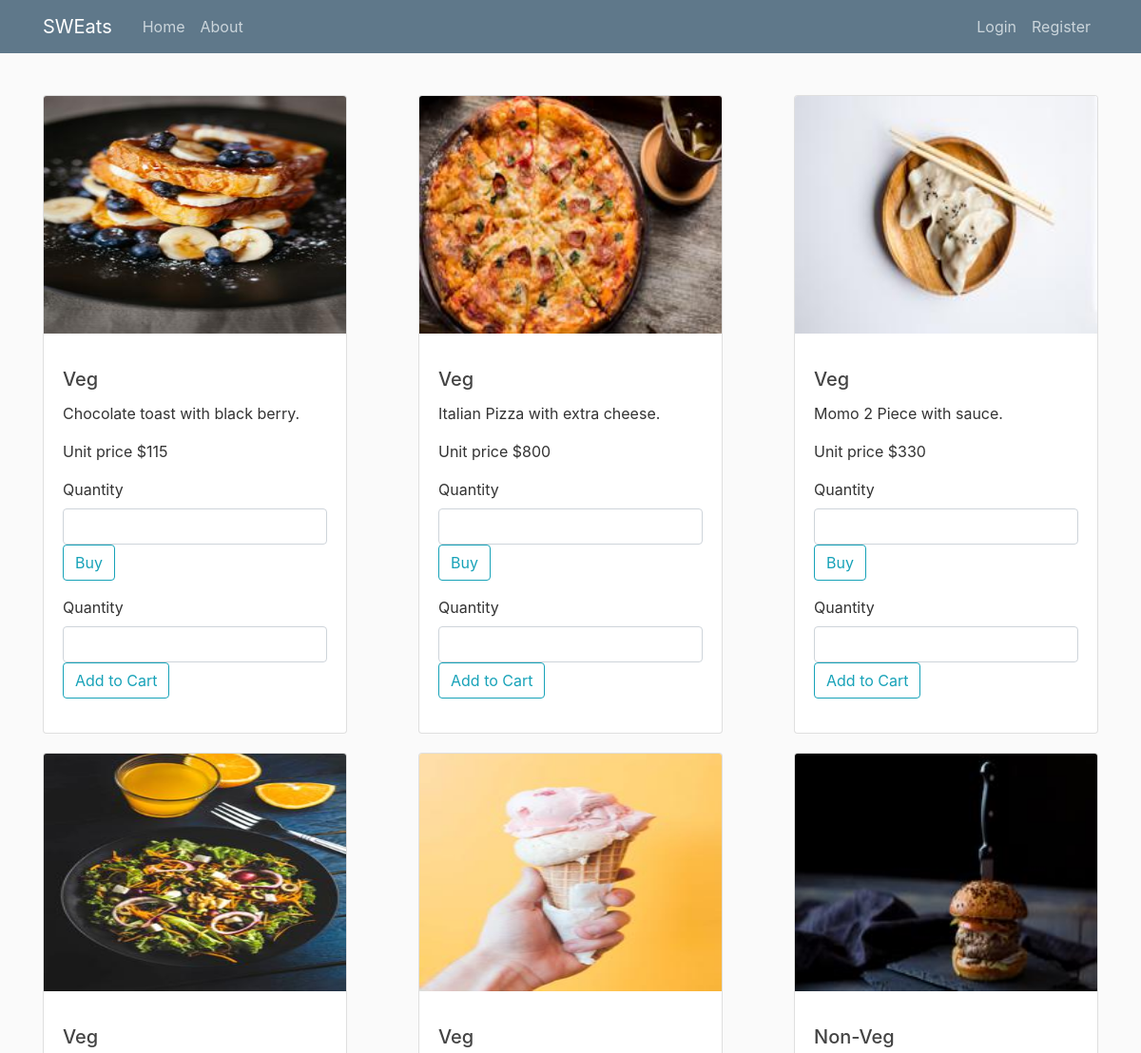
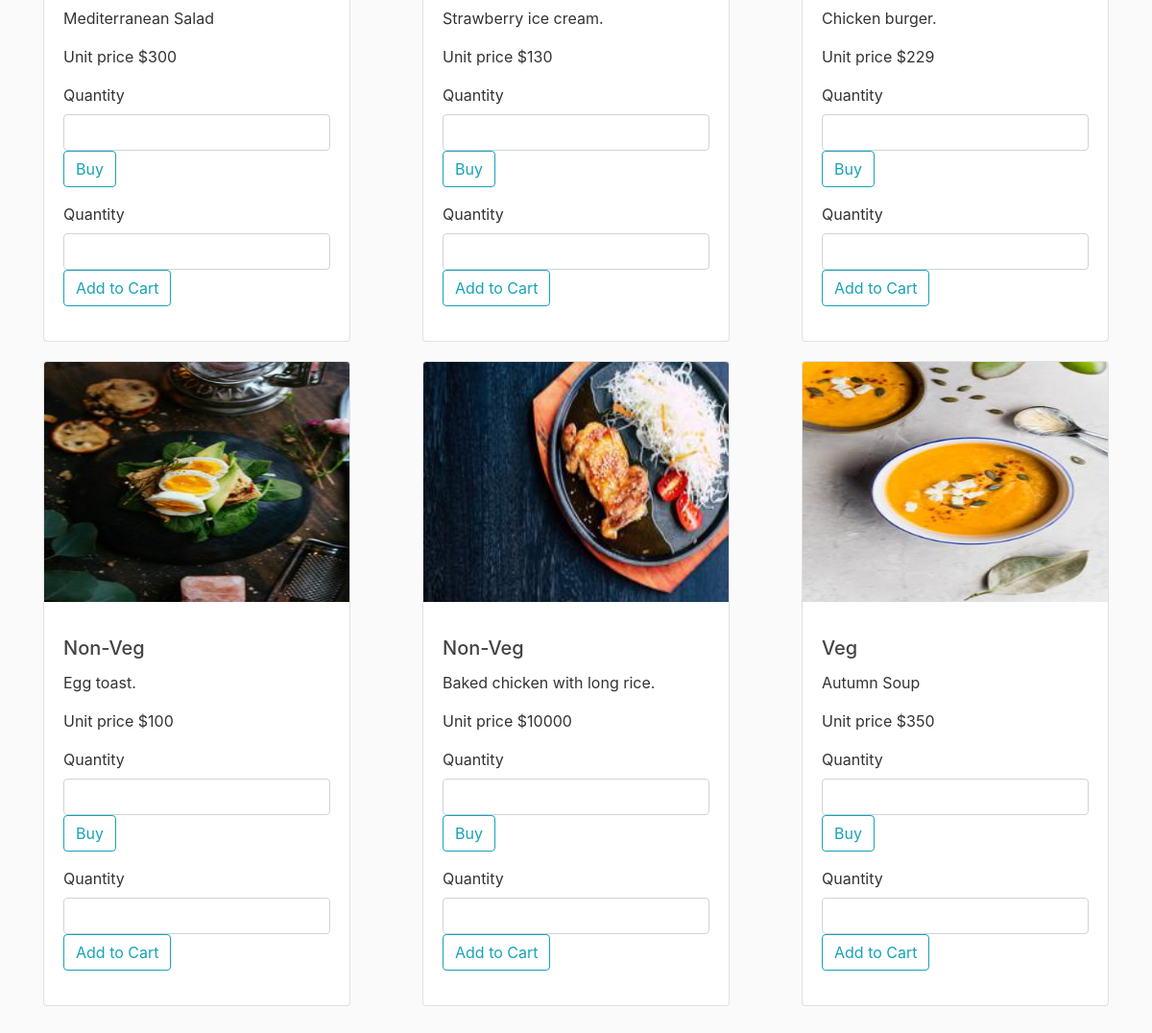
The page /home on the database its author committed (2 pictures, top to bottom).
### sweats/models.py (models this page shows, shortened)
class Item(db.Model):
    __tablename__ = 'items'
    id = db.Column(db.Integer , primary_key=True)
    category = db.Column(db.String(20))
    description = db.Column(db.String(200), nullable=False)
    image_file = db.Column(db.String(20), nullable=False)
    unit_price = db.Column(db.Integer , nullable=False)
    order_items = db.relationship('OrderItem' , backref='item' , lazy=True)

### sweats/routes/customer_routes.py (the view)
@app.route("/")
@app.route("/home")
def home():
    items = Item.query.all()
    order_form = OrderItemForm()
    cart_form = CartItemForm()
    return render_template('home.html', items=items, order_form=order_form, cart_form=cart_form)

### sweats/forms.py
class OrderItemForm(FlaskForm):
    quantity = IntegerField('Quantity', validators=[DataRequired(), NumberRange(min=1, max=4)])
    submit = SubmitField('Buy')

class CartItemForm(FlaskForm):
    quantity = IntegerField('Quantity', validators=[DataRequired(), NumberRange(min=1, max=4)])
    submit = SubmitField('Add to Cart')

### sweats/templates/home.html (shortened to what this page needs)
{% extends "layout.html" %}
{% block content %}
<div class="item-container">
    {% for item in items %}
    <div class="card" style="width: 20em;">
        <img class="card-img-top" src="{{ url_for('static', filename='product_pics/'+item.image_file) }}" alt="Card image cap">
        <div class="card-body">
            <h5 class="card-title">{{ item.category }}</h5>
            <p class="card-text">{{ item.description }}</p>
            <p class="card-text">Unit price ${{ item.unit_price }}</p>
            <form method='POST' action="{{ url_for('place_order', item_id=item.id) }}">
                <fieldset class="form-group">
                    {{ order_form.quantity.label(class="form-control-label") }}
                    {{ order_form.quantity(class="form-control") }}
                    {{ order_form.submit(class="btn btn-outline-info") }}
                </fieldset>
            </form>
            <form method='POST' action="{{ url_for('add_to_cart', item_id=item.id) }}">
                <fieldset class="form-group">
                    {{ cart_form.quantity.label(class="form-control-label") }}
                    {{ cart_form.quantity(class="form-control") }}
                    {{ cart_form.submit(class="btn btn-outline-info") }}
                </fieldset>
            </form>
        </div>
    </div>
    {% endfor %}
</div>
{% endblock content %}

### sweats/templates/layout.html (shortened to what this page needs)
<!DOCTYPE html>
<html lang="en">
<head>
    <link rel="stylesheet" href="https://stackpath.bootstrapcdn.com/bootstrap/4.4.1/css/bootstrap.min.css">
    <link rel="stylesheet" type='text/css' href="{{ url_for('static' , filename='main.css') }}">
</head>
<body>
    <header class="site-header">
        <nav class="navbar navbar-expand-md navbar-dark bg-steel fixed-top">
          <div class="container">
            <a class="navbar-brand mr-4" href="{{ url_for('home') }}">SWEats</a>
            <div class="collapse navbar-collapse" id="navbarToggle">
              <div class="navbar-nav mr-auto">
                <a class="nav-item nav-link" href="{{ url_for('home') }}">Home</a>
                <a class="nav-item nav-link" href="{{ url_for('about') }}">About</a>
              </div>
              <div class="navbar-nav">
                {% if current_user.is_authenticated %}
                  {% block buycartnav %}{% endblock %}
                  <a class="nav-item nav-link" href="{{ url_for('cart') }}">Cart</a>
                  <a class="nav-item nav-link" href="{{ url_for('orders') }}">Orders</a>
                  {% if current_user.admin %}
                    <a class="nav-item nav-link" href="{{ url_for('admin') }}">Admin Panel</a>
                  {% endif %}
                  <a class="nav-item nav-link" href="{{ url_for('account') }}">Account</a>
                  <a class="nav-item nav-link" href="{{ url_for('logout') }}">Logout</a>
                {% else %}
                  <a class="nav-item nav-link" href="{{ url_for('login') }}">Login</a>
                  <a class="nav-item nav-link" href="{{ url_for('register') }}">Register</a>
                {% endif %}
              </div>
            </div>
          </div>
        </nav>
    </header>
    <main role="main" class="container">
        {% block content %}{% endblock %}
    </main>
</body>
</html>

### sweats/static/main.css (style rules this page uses)
body { background: #fafafa; color: #333333; margin-top: 5rem; }
h1, h2, h3, h4, h5, h6 { color: #444444; }
.bg-steel { background-color: #5f788a; }
.site-header .navbar-nav .nav-link { color: #cbd5db; }
.item-container { display: flex; justify-content: space-between; flex-wrap: wrap; margin-bottom: 2em; }
.item-container > div { margin-top: 20px; }
.card-img-top { height: 250px; max-width: 100%; margin-right: 20px; margin-bottom: 16px; }

### rows shown on the page
Item: image_file (picture), category "Veg", description "Chocolate toast with black berry.", unit_price "115", quantity.label "Quantity"
Item: image_file (picture), category "Veg", description "Italian Pizza with extra cheese.", unit_price "800", quantity.label "Quantity"
Item: image_file (picture), category "Veg", description "Momo 2 Piece with sauce.", unit_price "330", quantity.label "Quantity"
Item: image_file (picture), category "Veg", description "Mediterranean Salad", unit_price "300", quantity.label "Quantity"
Item: image_file (picture), category "Veg", description "Strawberry ice cream.", unit_price "130", quantity.label "Quantity"
Item: image_file (picture), category "Non-Veg", description "Chicken burger.", unit_price "229", quantity.label "Quantity"
Item: image_file (picture), category "Non-Veg", description "Egg toast.", unit_price "100", quantity.label "Quantity"
Item: image_file (picture), category "Non-Veg", description "Baked chicken with long rice.", unit_price "10000", quantity.label "Quantity"
Item: image_file (picture), category "Veg", description "Autumn Soup", unit_price "350", quantity.label "Quantity"
